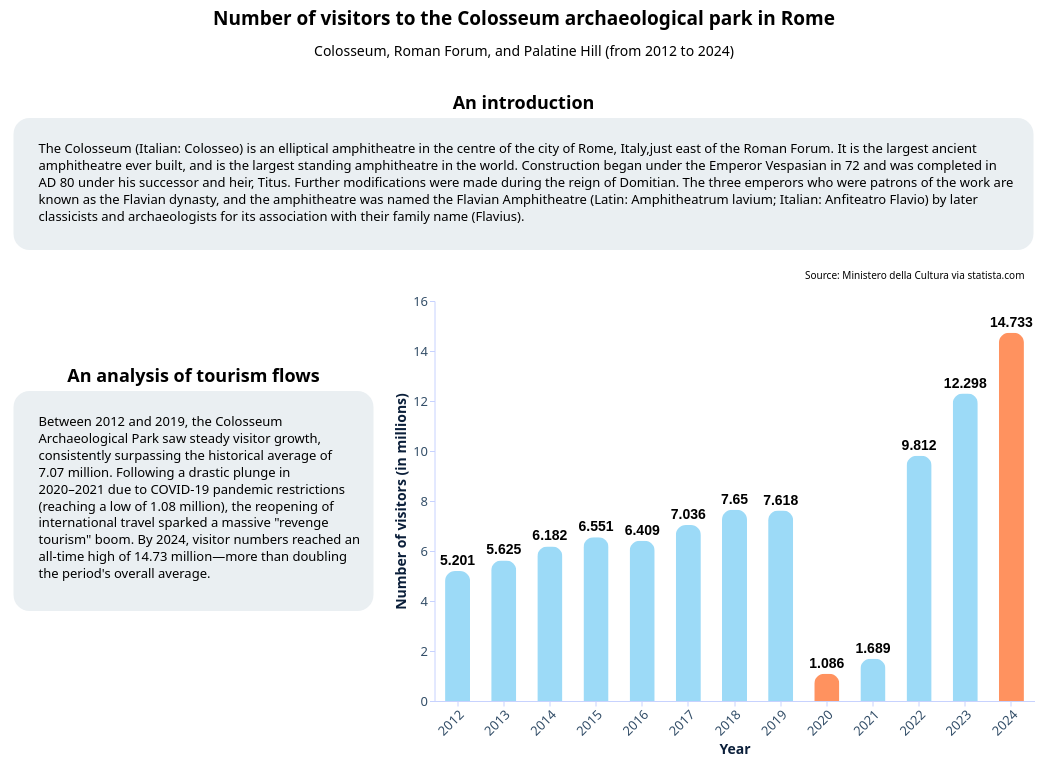

The notebook cell this image was saved under:
### Code cell
import pandas as pd
import pynarrative as pn
import altair as alt

colosseum = pd.DataFrame({
    "year" : [2012, 2013, 2014, 2015, 2016, 2017, 2018, 2019, 2020, 2021, 2022, 2023, 2024],
    "visitors" : [5.201, 5.625, 6.182, 6.551, 6.409, 7.036, 7.650, 7.618, 1.086, 1.689, 9.812, 12.298, 14.733]
})

story = (
    pn.Story(
    #Builing the Story class object
        data = colosseum,
        #Not using any template, pynarrative will apply its defaultTemplate,
        #with default colors and dimensions
    )

    #Method invocation and chaining
    #Plotting a bar chart
    .mark_bar(
        cornerRadiusEnd = 10, #With the rounded ends of the bars
        size = 25 #Of a specified size
    )

    #Data encoding
    .encode(
        x = alt.X(
            "year:O", #'year' is an ordinal category (:O)
            title = "Year", 
            axis = alt.Axis(
                labelAngle = -45
            )
        ),
        y = alt.Y(
            "visitors:Q", #'visitors' is a quantity (:Q)
            title = "Number of visitors (in millions)",
        )
    )

    #Data source
    .add_source(
        text = "Source: Ministero della Cultura via statista.com",
        position = "top",
        align = "right"
    )
    
    #Title and subtitle
    .add_title(
        title = "Number of visitors to the Colosseum archaeological park in Rome",
        subtitle = "Colosseum, Roman Forum, and Palatine Hill (from 2012 to 2024)",
        align = "center",
    )

    #Context area (on top)
    .add_context(
        position = "top",
        title = "An introduction",
        text = "The Colosseum (Italian: Colosseo) is an elliptical amphitheatre in the centre of the city of Rome, Italy,just east of the Roman Forum. It is the largest ancient amphitheatre ever built, and is the largest standing amphitheatre in the world. Construction began under the Emperor Vespasian in 72 and was completed in \n AD 80 under his successor and heir, Titus. Further modifications were made during the reign of Domitian. The three emperors who were patrons of the work are known as the Flavian dynasty, and the amphitheatre was named the Flavian Amphitheatre (Latin: Amphitheatrum lavium; Italian: Anfiteatro Flavio) by later classicists and archaeologists for its association with their family name (Flavius).",
        height_multiplier = 0.33

    )

    #Context area (on the left)
    .add_context(
        position = "left",
        title = "An analysis of tourism flows",
        text = "Between 2012 and 2019, the Colosseum \n Archaeological Park saw steady visitor growth, consistently surpassing the historical average of 7.07 million. Following a drastic plunge in 2020–2021 due to COVID-19 pandemic restrictions (reaching a low of 1.08 million), the reopening of international travel sparked a massive \"revenge tourism\" boom. By 2024, visitor numbers reached an all-time high of 14.73 million—more than doubling the period's overall average.",
    )

    #Highlghing 2020 and 2024 bars
    .add_highlight([2020, 2024])

    #Creating labels with values
    .add_labels_chart(
        values = "visitors:Q", #Setting the 'axis' for which to write the values
        font_size = 14,
        font_weight = "bold",
        dy = -10 #Moving the labels slightly upwards.
    )


    .render() #Rendering the data story
)

story #Visualizing the data story

### Figure 1 — Vega-Lite specification as saved in the notebook (floating-point values rounded to 4 significant figures)
{"config": {"view": {"continuousWidth": 300, "continuousHeight": 300, "strokeWidth": 0}, "axis": {"domainColor": "#c7d2fe", "grid": false, "labelColor": "#334e68", "labelFont": "Noto Sans", "labelFontSize": 13, "tickColor": "#c7d2fe", "titleColor": "#0b1f3a", "titleFont": "Noto Sans", "titleFontSize": 14}, "axisX": {"labelAngle": 0, "labelExpr": "length(datum.label) > 12 ? replace(datum.label, /\\s+/, '\\n') : datum.label", "labelLineHeight": 14}, "bar": {"color": "rgb(156, 218, 247)"}, "legend": {"labelColor": "#334e68", "labelFont": "Noto Sans", "labelFontSize": 12, "titleColor": "#0b1f3a", "titleFont": "Noto Sans", "titleFontSize": 12}, "line": {"color": "#BF2626"}, "mark": {"strokeWidth": 2.5}, "point": {"color": "#000000", "filled": true, "size": 75}, "range": {"category": ["#BF2626", "#8AB17D", "#8338EC", "#FF9F1C", "#E9C46A", "#2A9D8F", "#2EC4B6", "#6B2D5C", "#7B2CBF", "#4A4E69", "#6C757D"]}, "title": {"color": "#0b1f3a", "font": "Noto Sans", "fontSize": 19}}, "vconcat": [{"layer": [{"mark": {"type": "rect", "color": "transparent"}}, {"mark": {"type": "text", "align": "center", "baseline": "top", "color": "#000000", "font": "Noto Sans", "fontSize": 19, "fontWeight": "bold", "text": "Number of visitors to the Colosseum archaeological park in Rome"}, "encoding": {"x": {"value": 519.0}, "y": {"value": 5}}}, {"mark": {"type": "text", "align": "center", "baseline": "top", "color": "#000000", "font": "Noto Sans", "fontSize": 14, "text": "Colosseum, Roman Forum, and Palatine Hill (from 2012 to 2024)"}, "encoding": {"x": {"value": 519.0}, "y": {"value": 40}}}], "data": {"name": "data-6fad5c34291b82fc9632cbce143d677a"}, "height": 70, "width": 1038.0}, {"vconcat": [{"layer": [{"mark": {"type": "rect", "color": "#EAEFF2", "cornerRadius": 16, "opacity": 1.0, "stroke": "transparent", "strokeWidth": 2}, "encoding": {"x": {"value": 0}, "x2": {"value": 1020.0}, "y": {"value": 0}, "y2": {"value": 132.0}}}, {"mark": {"type": "text", "align": "left", "baseline": "top", "color": "#000000", "font": "Noto Sans", "fontSize": 13, "fontStyle": "normal", "fontWeight": "normal", "lineBreak": "\n", "lineHeight": 16.9, "text": "The Colosseum (Italian: Colosseo) is an elliptical amphitheatre in the centre of the city of Rome, Italy,just east of the Roman Forum. It is the largest ancient\namphitheatre ever built, and is the largest standing amphitheatre in the world. Construction began under the Emperor Vespasian in 72 and was completed in\n AD 80 under his successor and heir, Titus. Further modifications were made during the reign of Domitian. The three emperors who were patrons of the work are\nknown as the Flavian dynasty, and the amphitheatre was named the Flavian Amphitheatre (Latin: Amphitheatrum lavium; Italian: Anfiteatro Flavio) by later\nclassicists and archaeologists for its association with their family name (Flavius)."}, "encoding": {"x": {"value": 25}, "y": {"value": 25}}}, {"mark": {"type": "text", "align": "center", "baseline": "bottom", "color": "#000000", "dy": 0, "font": "Noto Sans", "fontSize": 18, "fontWeight": "bold", "text": "An introduction"}, "encoding": {"x": {"value": 510.0}, "y": {"value": -5}}}], "data": {"name": "data-6fad5c34291b82fc9632cbce143d677a"}, "height": 132.0, "width": 1020.0}, {"hconcat": [{"layer": [{"mark": {"type": "rect", "color": "#EAEFF2", "cornerRadius": 16, "opacity": 1.0, "stroke": "transparent", "strokeWidth": 2}, "encoding": {"x": {"value": 0}, "x2": {"value": 360.0}, "y": {"value": 90.0}, "y2": {"value": 310.0}}}, {"mark": {"type": "text", "align": "left", "baseline": "top", "color": "#000000", "font": "Noto Sans", "fontSize": 13, "fontStyle": "normal", "fontWeight": "normal", "lineBreak": "\n", "lineHeight": 16.9, "text": "Between 2012 and 2019, the Colosseum\n Archaeological Park saw steady visitor growth,\nconsistently surpassing the historical average of\n7.07 million. Following a drastic plunge in\n2020–2021 due to COVID-19 pandemic restrictions\n(reaching a low of 1.08 million), the reopening of\ninternational travel sparked a massive \"revenge\ntourism\" boom. By 2024, visitor numbers reached an\nall-time high of 14.73 million—more than doubling\nthe period's overall average."}, "encoding": {"x": {"value": 25}, "y": {"value": 115.0}}}, {"mark": {"type": "text", "align": "center", "baseline": "bottom", "color": "#000000", "dy": 0, "font": "Noto Sans", "fontSize": 18, "fontWeight": "bold", "text": "An analysis of tourism flows"}, "encoding": {"x": {"value": 180.0}, "y": {"value": 85.0}}}], "data": {"name": "data-6fad5c34291b82fc9632cbce143d677a"}, "height": 220.0, "width": 360.0}, {"layer": [{"mark": {"type": "bar", "cornerRadiusEnd": 10, "size": 25}, "encoding": {"color": {"condition": {"test": {"field": "year", "oneOf": [2020, 2024]}, "field": "year", "legend": null, "scale": {"domain": [2020, 2024], "range": ["rgb(255, 146, 95)", "rgb(255, 146, 95)"]}, "type": "ordinal"}, "value": "rgb(156, 218, 247)"}, "x": {"axis": {"labelAngle": -45}, "field": "year", "title": "Year", "type": "ordinal"}, "y": {"field": "visitors", "title": "Number of visitors (in millions)", "type": "quantitative"}}}, {"mark": {"type": "text", "align": "center", "angle": 0, "color": "#000000", "dx": 0, "dy": -10, "fontSize": 14, "fontWeight": "bold", "lineBreak": "\n"}, "encoding": {"text": {"field": "visitors", "type": "quantitative"}, "x": {"axis": {"labelAngle": -45}, "field": "year", "title": "Year", "type": "ordinal"}, "y": {"field": "visitors", "title": "Number of visitors (in millions)", "type": "quantitative"}}}, {"data": {"name": "data-6fad5c34291b82fc9632cbce143d677a"}, "mark": {"type": "text", "align": "right", "baseline": "bottom", "color": "#000000", "font": "Noto Sans", "fontSize": 10, "lineBreak": "\n", "text": "Source: Ministero della Cultura via statista.com"}, "encoding": {"x": {"value": 590}, "y": {"value": -20}}}], "data": {"name": "data-42b64b9bfa8133a31df103287d92289b"}, "height": 400, "width": 600}]}], "center": true}], "center": true, "resolve": {"axis": {"x": "shared", "y": "shared"}}, "$schema": "https://vega.github.io/schema/vega-lite/v6.4.1.json", "datasets": {"data-6fad5c34291b82fc9632cbce143d677a": [{"_": 0}], "data-42b64b9bfa8133a31df103287d92289b": [{"year": 2012, "visitors": 5.201}, {"year": 2013, "visitors": 5.625}, {"year": 2014, "visitors": 6.182}, {"year": 2015, "visitors": 6.551}, {"year": 2016, "visitors": 6.409}, {"year": 2017, "visitors": 7.036}, {"year": 2018, "visitors": 7.65}, {"year": 2019, "visitors": 7.618}, {"year": 2020, "visitors": 1.086}, {"year": 2021, "visitors": 1.689}, {"year": 2022, "visitors": 9.812}, {"year": 2023, "visitors": 12.3}, {"year": 2024, "visitors": 14.73}]}}
